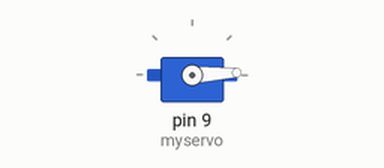
Recording of a sketch running on a simulated Arduino Uno, built with avr-gcc and run on an emulated ATmega328P. On the bench: servo.

Above: at 0.05 s.
At 1.3 s:
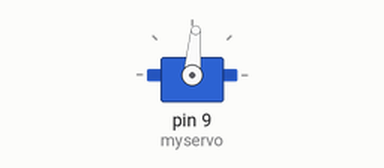
At 2.55 s:
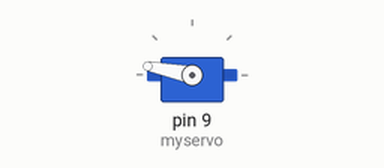
At 5.1 s:
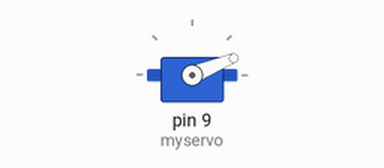
Timing chart, 0 to 7.1 s (numbered marks = the images above):
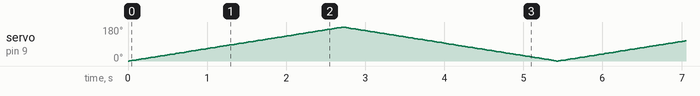

The sketch:

Servo.ino
```cpp
// (licence header left out)
#include <Servo.h>

Servo myservo;

void setup()
{
    Serial.begin(115200);
    myservo.attach(9);
    myservo.write(90);
}

void loop()
{

    for(int i=0; i<180; i++)
    {
        myservo.write(i);
        delay(15);
    }

    for(int i=179; i>=0; i--)
    {
        myservo.write(i);
        delay(15);
    }

}
```
